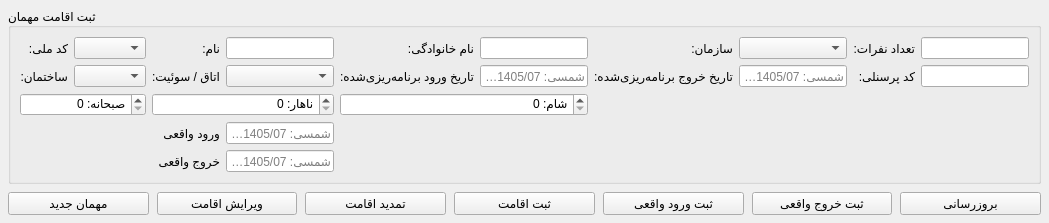
          <widget class="QWidget" name="hotelReceptionPage">
           <layout class="QVBoxLayout" name="hotelReceptionPageLayout">
            <property name="leftMargin">
             <number>8</number>
            </property>
            <property name="topMargin">
             <number>8</number>
            </property>
            <property name="rightMargin">
             <number>8</number>
            </property>
            <property name="bottomMargin">
             <number>8</number>
            </property>
            <property name="spacing">
             <number>8</number>
            </property>
            <item>
             <widget class="QGroupBox" name="groupHotelGuestForm">
              <property name="title">
               <string>ثبت اقامت مهمان</string>
              </property>
              <layout class="QGridLayout" name="gridLayoutHotelGuestForm">
               <item row="0" column="0">
                <widget class="QLabel" name="lblHotelNational">
                 <property name="text">
                  <string>کد ملی:</string>
                 </property>
                </widget>
               </item>
               <item row="0" column="1">
                <widget class="QComboBox" name="cmbHotelNational" />
               </item>
               <item row="0" column="2">
                <widget class="QLabel" name="lblHotelFirstName">
                 <property name="text">
                  <string>نام:</string>
                 </property>
                </widget>
               </item>
               <item row="0" column="3">
                <widget class="QLineEdit" name="txtHotelFirstName" />
               </item>
               <item row="0" column="4">
                <widget class="QLabel" name="lblHotelLastName">
                 <property name="text">
                  <string>نام خانوادگی:</string>
                 </property>
                </widget>
               </item>
               <item row="0" column="5">
                <widget class="QLineEdit" name="txtHotelLastName" />
               </item>
               <item row="0" column="6">
                <widget class="QLabel" name="lblHotelOrg">
                 <property name="text">
                  <string>سازمان:</string>
                 </property>
                </widget>
               </item>
               <item row="0" column="7">
                <widget class="QComboBox" name="cmbHotelOrg" />
               </item>
               <item row="0" column="8">
                <widget class="QLabel" name="lblHotelPeople">
                 <property name="text">
                  <string>تعداد نفرات:</string>
                 </property>
                </widget>
               </item>
               <item row="0" column="9">
                <widget class="QLineEdit" name="txtHotelPeople" />
               </item>
               <item row="1" column="0">
                <widget class="QLabel" name="lblHotelBuilding">
                 <property name="text">
                  <string>ساختمان:</string>
                 </property>
                </widget>
               </item>
               <item row="1" column="1">
                <widget class="QComboBox" name="cmbHotelBuilding" />
               </item>
               <item row="1" column="2">
                <widget class="QLabel" name="lblHotelRoom">
                 <property name="text">
                  <string>اتاق / سوئیت:</string>
                 </property>
                </widget>
               </item>
               <item row="1" column="3">
                <widget class="QComboBox" name="cmbHotelRoom" />
               </item>
               <item row="1" column="4">
                <widget class="QLabel" name="lblHotelArrival">
                 <property name="text">
                  <string>تاریخ ورود برنامه‌ریزی‌شده:</string>
                 </property>
                </widget>
               </item>
               <item row="1" column="5">
                <widget class="QLineEdit" name="txtHotelArrival">
                 <property name="placeholderText">
                  <string>شمسی: 1405/07/18</string>
                 </property>
                </widget>
               </item>
               <item row="1" column="6">
                <widget class="QLabel" name="lblHotelDeparture">
                 <property name="text">
                  <string>تاریخ خروج برنامه‌ریزی‌شده:</string>
                 </property>
                </widget>
               </item>
               <item row="1" column="7">
                <widget class="QLineEdit" name="txtHotelDeparture">
                 <property name="placeholderText">
                  <string>شمسی: 1405/07/18</string>
                 </property>
                </widget>
               </item>
               <item row="1" column="8">
                <widget class="QLabel" name="lblHotelEmployee">
                 <property name="text">
                  <string>کد پرسنلی:</string>
                 </property>
                </widget>
               </item>
               <item row="1" column="9">
                <widget class="QLineEdit" name="txtHotelEmployee" />
               </item>
               <item row="2" column="0" colspan="2">
                <widget class="QSpinBox" name="chkHotelBreakfast"><property name="prefix"><string>صبحانه: </string></property><property name="minimum"><number>0</number></property><property name="maximum"><number>9999</number></property><property name="value"><number>0</number></property><property name="toolTip"><string>تعداد صبحانه مصرف‌شده در کل مدت اقامت</string></property></widget>
               </item>
               <item row="2" column="2" colspan="2">
                <widget class="QSpinBox" name="chkHotelLunch"><property name="prefix"><string>ناهار: </string></property><property name="minimum"><number>0</number></property><property name="maximum"><number>9999</number></property><property name="value"><number>0</number></property><property name="toolTip"><string>تعداد ناهار مصرف‌شده در کل مدت اقامت</string></property></widget>
               </item>
               <item row="2" column="4" colspan="2">
                <widget class="QSpinBox" name="chkHotelDinner"><property name="prefix"><string>شام: </string></property><property name="minimum"><number>0</number></property><property name="maximum"><number>9999</number></property><property name="value"><number>0</number></property><property name="toolTip"><string>تعداد شام مصرف‌شده در کل مدت اقامت</string></property></widget>
               </item>
               <item row="3" column="2" colspan="1">
                <widget class="QLabel" name="lblHotelActualArrival">
                 <property name="text">
                  <string>ورود واقعی</string>
                 </property>
                </widget>
               </item>
               <item row="3" column="3" colspan="1">
                <widget class="QLineEdit" name="txtHotelActualArrival">
                 <property name="toolTip">
                  <string>تاریخ واقعی ورود مهمان؛ خالی بماند تا تاریخ امروز ثبت شود.</string>
                 </property>
                 <property name="placeholderText">
                  <string>شمسی: 1405/07/18</string>
                 </property>
                 <property name="placeholderText">
                  <string>شمسی: 1405/07/18</string>
                 </property>
                 <property name="clearButtonEnabled">
                  <bool>true</bool>
                 </property>
                </widget>
               </item>
               <item row="4" column="2" colspan="1">
                <widget class="QLabel" name="lblHotelActualDeparture">
                 <property name="text">
                  <string>خروج واقعی</string>
                 </property>
                </widget>
               </item>
               <item row="4" column="3" colspan="1">
                <widget class="QLineEdit" name="txtHotelActualDeparture">
                 <property name="toolTip">
                  <string>تاریخ واقعی خروج؛ فقط پس از ثبت ورود واقعی قابل ثبت است.</string>
                 </property>
                 <property name="placeholderText">
                  <string>شمسی: 1405/07/18</string>
                 </property>
                 <property name="placeholderText">
                  <string>شمسی: 1405/07/18</string>
                 </property>
                 <property name="clearButtonEnabled">
                  <bool>true</bool>
                 </property>
                </widget>
               </item>
              </layout>
             </widget>
            </item>
            <item>
             <layout class="QHBoxLayout" name="horizontalLayoutHotelActions">
              <item>
               <widget class="QPushButton" name="btnHotelNew">
                <property name="text">
                 <string>مهمان جدید</string>
                </property>
               </widget>
              </item>
              <item>
               <widget class="QPushButton" name="btnHotelEdit">
                <property name="text">
                 <string>ویرایش اقامت</string>
                </property>
               </widget>
              </item>
              <item>
               <widget class="QPushButton" name="btnHotelExtendStay">
                <property name="toolTip">
                 <string>تمدید تاریخ خروج مورد انتظار مهمان ساکن؛ تاریخ خروج واقعی تغییر نمی‌کند.</string>
                </property>
                <property name="text">
                 <string>تمدید اقامت</string>
                </property>
               </widget>
              </item>
              <item>
               <widget class="QPushButton" name="btnHotelSave">
                <property name="text">
                 <string>ثبت اقامت</string>
                </property>
               </widget>
              </item>
              <item>
               <widget class="QPushButton" name="btnHotelCheckIn">
                <property name="toolTip">
                 <string>ثبت تاریخ واقعی ورود مهمان انتخاب‌شده</string>
                </property>
                <property name="text">
                 <string>ثبت ورود واقعی</string>
                </property>
               </widget>
              </item>
              <item>
               <widget class="QPushButton" name="btnHotelCheckOut">
                <property name="toolTip">
                 <string>ثبت تاریخ واقعی خروج مهمان انتخاب‌شده؛ ابتدا ورود باید ثبت شده باشد</string>
                </property>
                <property name="text">
                 <string>ثبت خروج واقعی</string>
                </property>
               </widget>
              </item>
              <item>
               <widget class="QPushButton" name="btnHotelRefresh">
                <property name="text">
                 <string>بروزرسانی</string>
                </property>
               </widget>
              </item>
             </layout>
            </item>
           </layout>
           <attribute name="title">
            <string>پذیرش و رزرو</string>
           </attribute>
          </widget>
